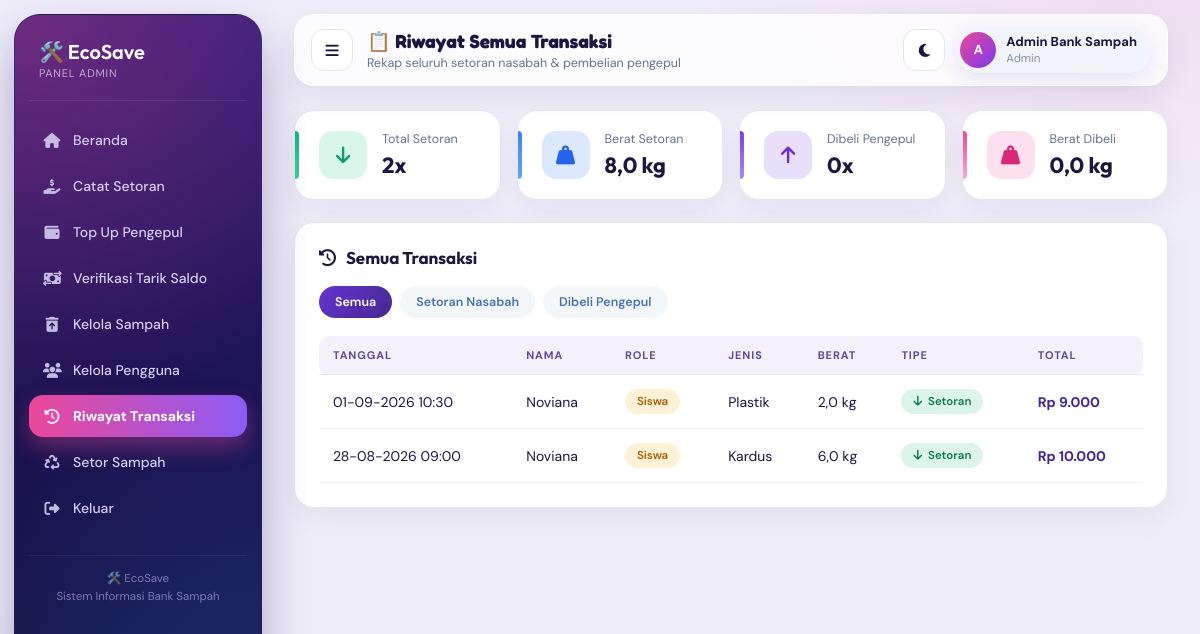
The page /riwayat_admin.php (signed in) on the database its author committed.
### tables this page shows
CREATE TABLE transaksi (
  id_transaksi INT AUTO_INCREMENT PRIMARY KEY,
  id_user INT NOT NULL,
  id_sampah INT NOT NULL,
  tipe ENUM('setor','jual_pengepul','') DEFAULT 'setor',
  berat_kg FLOAT NOT NULL,
  total_rp INT NOT NULL,
  tanggal DATETIME NOT NULL,
  FOREIGN KEY (id_user) REFERENCES users(id_user),
  FOREIGN KEY (id_sampah) REFERENCES sampah(id_sampah)
);

CREATE TABLE users (
  id_user INT AUTO_INCREMENT PRIMARY KEY,
  nama VARCHAR(100) NOT NULL,
  username VARCHAR(50) NOT NULL UNIQUE,
  password VARCHAR(255) NOT NULL,
  role ENUM('admin','siswa','guru','pengepul') DEFAULT 'siswa',
  saldo INT DEFAULT 0
);

CREATE TABLE sampah (
  id_sampah INT AUTO_INCREMENT PRIMARY KEY,
  jenis_sampah VARCHAR(50) NOT NULL,
  harga_per_kg INT NOT NULL,
  stok_kg FLOAT DEFAULT 0
);

### riwayat_admin.php (the view, shortened to what this page needs)
<?php
include "koneksi.php";
$nama_admin = $_SESSION['nama'];
function rupiah($angka)
{
    return "Rp " . number_format($angka, 0, ',', '.');
}
$tipe_filter = isset($_GET['tipe']) ? $_GET['tipe'] : 'semua';
$where = '';
$query_transaksi = mysqli_query(
    $koneksi,
    "SELECT t.tanggal, t.tipe, t.berat_kg, t.total_rp, u.nama, u.role, s.jenis_sampah
     FROM transaksi t
     JOIN users u ON t.id_user = u.id_user
     JOIN sampah s ON t.id_sampah = s.id_sampah
     $where
     ORDER BY t.tanggal DESC
     LIMIT 150"
);
$query_ringkasan = mysqli_query(
    $koneksi,
    "SELECT tipe, COUNT(*) AS jumlah, COALESCE(SUM(berat_kg),0) AS berat, COALESCE(SUM(total_rp),0) AS total
     FROM transaksi GROUP BY tipe"
);
$ringkasan = ['setor' => ['jumlah' => 0, 'berat' => 0, 'total' => 0], 'jual_pengepul' => ['jumlah' => 0, 'berat' => 0, 'total' => 0]];
while ($row = mysqli_fetch_assoc($query_ringkasan)) {
    if (isset($ringkasan[$row['tipe']])) {
        $ringkasan[$row['tipe']] = $row;
    }
}
?>
<!DOCTYPE html>
<html lang="id">
<head>
    <link rel="stylesheet" href="https://cdnjs.cloudflare.com/ajax/libs/font-awesome/6.5.2/css/all.min.css">
    <link rel="stylesheet" href="assets/tema.css">
</head>
<body>
    <aside class="sidebar">
        <div class="logo">
            🛠️ EcoSave
            <span>Panel Admin</span>
        </div>
        <ul class="menu">
            <li>
                <a href="dashboard_admin.php" class="">
                    <i class="fa-solid fa-house"></i>
                    <span>Beranda</span>
                </a>
            </li>
            <li>
                <a href="setor_admin.php" class="">
                    <i class="fa-solid fa-hand-holding-dollar"></i>
                    <span>Catat Setoran</span>
                </a>
            </li>
            <li>
                <a href="topup_pengepul.php" class="">
                    <i class="fa-solid fa-wallet"></i>
                    <span>Top Up Pengepul</span>
                </a>
            </li>
            <li>
                <a href="verifikasi_tarik.php" class="">
                    <i class="fa-solid fa-money-bill-transfer"></i>
                    <span>Verifikasi Tarik Saldo</span>
                </a>
            </li>
            <li>
                <a href="kelola_sampah.php" class="">
                    <i class="fa-solid fa-trash-can-arrow-up"></i>
                    <span>Kelola Sampah</span>
                </a>
            </li>
            <li>
                <a href="kelola_user.php" class="">
                    <i class="fa-solid fa-users"></i>
                    <span>Kelola Pengguna</span>
                </a>
            </li>
            <li>
                <a href="riwayat_admin.php" class="active">
                    <i class="fa-solid fa-clock-rotate-left"></i>
                    <span>Riwayat Transaksi</span>
                </a>
            </li>
            <li>
                <a href="setor_sampah.php">
                    <i class="fa-solid fa-recycle"></i>
                    <span>Setor Sampah</span>
                </a>
            </li>
            <li>
                <a href="logout.php">
                    <i class="fa-solid fa-right-from-bracket"></i>
                    <span>Keluar</span>
                </a>
            </li>
        </ul>
        <div class="sidebar-footer">
            🛠️ EcoSave<br>
            Sistem Informasi Bank Sampah
        </div>
    </aside>
    <main class="main">
        <div class="topbar">
            <div>
                <h1>📋 Riwayat Semua Transaksi</h1>
                <p>Rekap seluruh setoran nasabah & pembelian pengepul</p>
            </div>
            <div class="profile">
                <div class="profile-icon"><?= strtoupper(substr($nama_admin, 0, 1)) ?></div>
                <div>
                    <b><?= htmlspecialchars($nama_admin) ?></b><br>
                    <span style="color:#818fa1;">Admin</span>
                </div>
            </div>
        </div>
        <div class="stats" style="grid-template-columns: repeat(4, 1fr);">
            <div class="card">
                <div class="card-icon icon-green"><i class="fa-solid fa-arrow-down"></i></div>
                <div>
                    <div class="card-title">Total Setoran</div>
                    <div class="card-value"><?= (int) $ringkasan['setor']['jumlah'] ?>x</div>
                </div>
            </div>
            <div class="card">
                <div class="card-icon icon-green"><i class="fa-solid fa-weight-hanging"></i></div>
                <div>
                    <div class="card-title">Berat Setoran</div>
                    <div class="card-value"><?= number_format((float) $ringkasan['setor']['berat'], 1, ',', '.') ?> kg</div>
                </div>
            </div>
            <div class="card">
                <div class="card-icon icon-blue"><i class="fa-solid fa-arrow-up"></i></div>
                <div>
                    <div class="card-title">Dibeli Pengepul</div>
                    <div class="card-value"><?= (int) $ringkasan['jual_pengepul']['jumlah'] ?>x</div>
                </div>
            </div>
            <div class="card">
                <div class="card-icon icon-blue"><i class="fa-solid fa-weight-hanging"></i></div>
                <div>
                    <div class="card-title">Berat Dibeli</div>
                    <div class="card-value"><?= number_format((float) $ringkasan['jual_pengepul']['berat'], 1, ',', '.') ?> kg</div>
                </div>
            </div>
        </div>
        <div class="table-box">
            <div class="table-header">
                <h2><i class="fa-solid fa-clock-rotate-left"></i> Semua Transaksi</h2>
            </div>
            <div class="filter-tabs">
                <a href="?tipe=semua" class="<?= $tipe_filter === 'semua' ? 'active' : '' ?>">Semua</a>
                <a href="?tipe=setor" class="<?= $tipe_filter === 'setor' ? 'active' : '' ?>">Setoran Nasabah</a>
                <a href="?tipe=jual_pengepul" class="<?= $tipe_filter === 'jual_pengepul' ? 'active' : '' ?>">Dibeli Pengepul</a>
            </div>
            <div class="table-scroll">
            <table>
                <thead>
                    <tr>
                        <th>Tanggal</th>
                        <th>Nama</th>
                        <th>Role</th>
                        <th>Jenis</th>
                        <th>Berat</th>
                        <th>Tipe</th>
                        <th>Total</th>
                    </tr>
                </thead>
                <tbody>
                <?php if (mysqli_num_rows($query_transaksi) > 0): ?>
                    <?php while ($row = mysqli_fetch_assoc($query_transaksi)): ?>
                        <tr>
                            <td><?= date('d-m-Y H:i', strtotime($row['tanggal'])) ?></td>
                            <td><?= htmlspecialchars($row['nama']) ?></td>
                            <td><span class="pill pill-<?= $row['role'] ?>"><?= ucfirst($row['role']) ?></span></td>
                            <td><?= htmlspecialchars($row['jenis_sampah']) ?></td>
                            <td><?= number_format($row['berat_kg'], 1, ',', '.') ?> kg</td>
                            <td>
                                <?php if ($row['tipe'] === 'setor'): ?>
                                    <span class="pill pill-setor"><i class="fa-solid fa-arrow-down"></i> Setoran</span>
                                <?php else: ?>
                                    <span class="pill pill-jual"><i class="fa-solid fa-arrow-up"></i> Dibeli Pengepul</span>
                                <?php endif; ?>
                            </td>
                            <td class="total-cell"><?= rupiah($row['total_rp']) ?></td>
                        </tr>
                    <?php endwhile; ?>
                <?php endif; ?>
                </tbody>
            </table>
            </div>
        </div>
    </main>
</body>
</html>

### rows shown on the page
transaksi: tanggal "01-09-2026 10:30", id_user.nama "Noviana", id_user.role "Siswa", id_sampah.jenis_sampah "Plastik", berat_kg "2,0", tipe "setor" (drawn), total_rp "Rp 9.000"
transaksi: tanggal "28-08-2026 09:00", id_user.nama "Noviana", id_user.role "Siswa", id_sampah.jenis_sampah "Kardus", berat_kg "6,0", tipe "setor" (drawn), total_rp "Rp 10.000"

### other values the page prints
substr($nama_admin, 0, 1) "A"
$nama_admin "Admin Bank Sampah"
$ringkasan['setor']['jumlah'] "2"
$ringkasan['setor']['berat'] "8,0"
$ringkasan['jual_pengepul']['jumlah'] "0"
$ringkasan['jual_pengepul']['berat'] "0,0"
